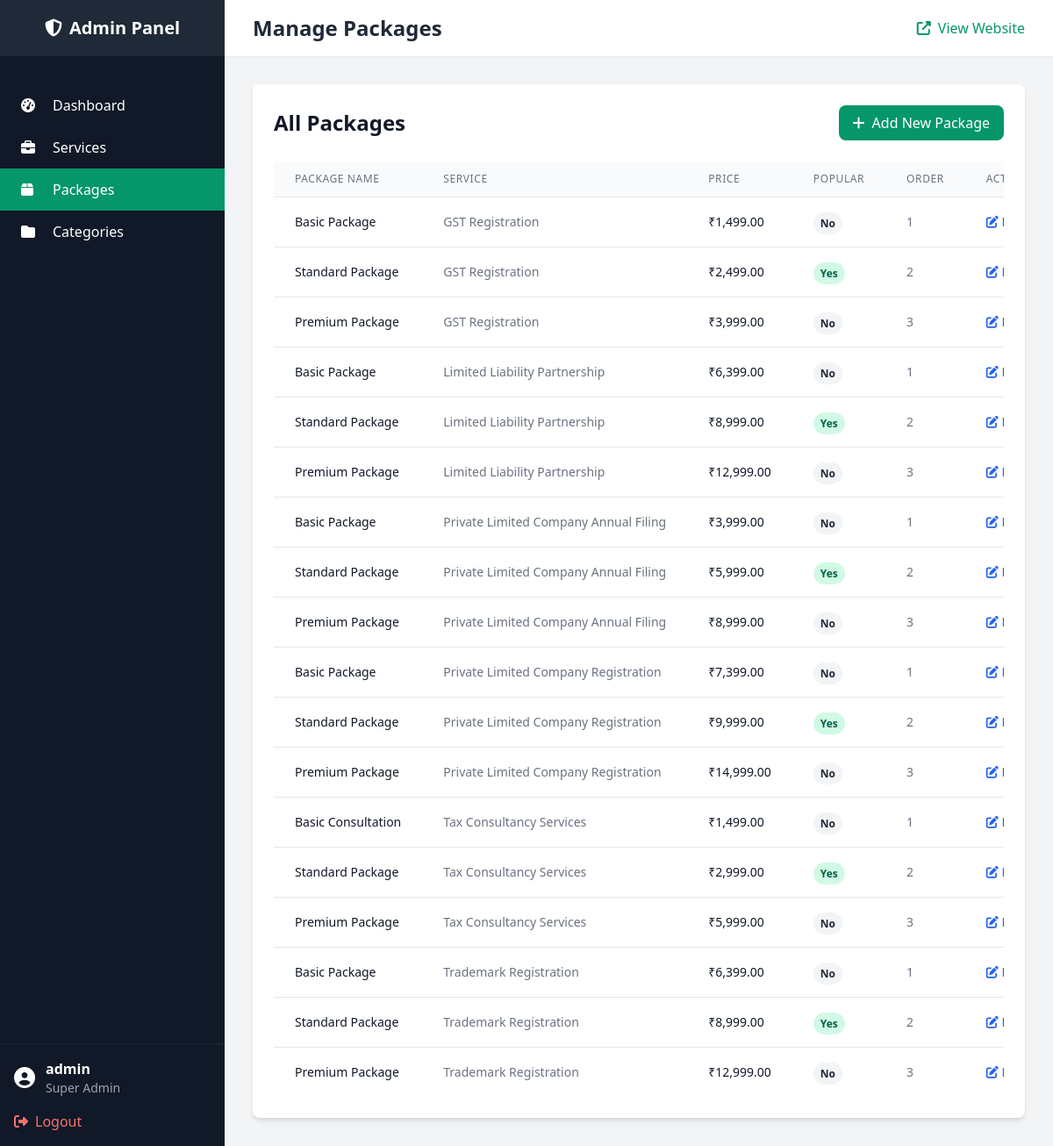
Page /statutory/admin/packages.php (signed in) on the committed database.
### tables this page shows
CREATE TABLE IF NOT EXISTS service_packages (
  id CHAR(36) PRIMARY KEY,
  service_id CHAR(36) NOT NULL,
  name VARCHAR(255) NOT NULL,
  price DECIMAL(10, 2) NOT NULL,
  description TEXT,
  is_popular BOOLEAN DEFAULT FALSE,
  display_order INT NOT NULL DEFAULT 0,
  created_at TIMESTAMP DEFAULT CURRENT_TIMESTAMP,
  FOREIGN KEY (service_id) REFERENCES services(id) ON DELETE CASCADE,
  INDEX idx_service_id (service_id),
  INDEX idx_display_order (display_order)
);

CREATE TABLE IF NOT EXISTS services (
  id CHAR(36) PRIMARY KEY,
  category_id CHAR(36) NOT NULL,
  name VARCHAR(255) NOT NULL,
  description TEXT,
  price DECIMAL(10, 2) NULL,
  price_text VARCHAR(255) NULL,
  is_featured BOOLEAN DEFAULT FALSE,
  display_order INT NOT NULL DEFAULT 0,
  created_at TIMESTAMP DEFAULT CURRENT_TIMESTAMP,
  FOREIGN KEY (category_id) REFERENCES service_categories(id) ON DELETE CASCADE,
  INDEX idx_category_id (category_id),
  INDEX idx_display_order (display_order)
);

### statutory/admin/packages.php (the view, shortened to what this page needs)
<?php
require_once __DIR__ . '/includes/header.php';
require_once __DIR__ . '/config/database.php';
$action = $_GET['action'] ?? 'list';
$packageId = $_GET['id'] ?? null;
$serviceId = $_GET['service_id'] ?? null;
$packages = [];
if ($action === 'list') {
    $conn = $adminDb->getConnection();
    try {
        $stmt = $conn->prepare("
            SELECT p.*, s.name as service_name
            FROM service_packages p
            LEFT JOIN services s ON p.service_id = s.id
            ORDER BY s.name, p.display_order
        ");
        $stmt->execute();
        $packages = $stmt->fetchAll();
    } catch(PDOException $e) {
        error_log("Error fetching packages: " . $e->getMessage());
    }
} elseif ($action === 'add' && $serviceId) {
    $package = ['service_id' => $serviceId];
}
?>
<?php if ($action === 'list'): ?>
    <div class="bg-white rounded-lg shadow-md p-6">
        <div class="flex justify-between items-center mb-6">
            <h3 class="text-2xl font-bold text-gray-900">All Packages</h3>
            <a href="?action=add" class="bg-emerald-600 text-white px-4 py-2 rounded-lg hover:bg-emerald-700 transition-colors">
                <i class="fas fa-plus mr-2"></i>Add New Package
            </a>
        </div>
        <div class="overflow-x-auto">
            <table class="min-w-full divide-y divide-gray-200">
                <thead class="bg-gray-50">
                    <tr>
                        <th class="px-6 py-3 text-left text-xs font-medium text-gray-500 uppercase tracking-wider">Package Name</th>
                        <th class="px-6 py-3 text-left text-xs font-medium text-gray-500 uppercase tracking-wider">Service</th>
                        <th class="px-6 py-3 text-left text-xs font-medium text-gray-500 uppercase tracking-wider">Price</th>
                        <th class="px-6 py-3 text-left text-xs font-medium text-gray-500 uppercase tracking-wider">Popular</th>
                        <th class="px-6 py-3 text-left text-xs font-medium text-gray-500 uppercase tracking-wider">Order</th>
                        <th class="px-6 py-3 text-left text-xs font-medium text-gray-500 uppercase tracking-wider">Actions</th>
                    </tr>
                </thead>
                <tbody class="bg-white divide-y divide-gray-200">
                    <?php foreach ($packages as $pkg): ?>
                        <tr>
                            <td class="px-6 py-4 whitespace-nowrap">
                                <div class="text-sm font-medium text-gray-900"><?php echo htmlspecialchars($pkg['name']); ?></div>
                            </td>
                            <td class="px-6 py-4 whitespace-nowrap">
                                <div class="text-sm text-gray-500"><?php echo htmlspecialchars($pkg['service_name'] ?? 'N/A'); ?></div>
                            </td>
                            <td class="px-6 py-4 whitespace-nowrap">
                                <div class="text-sm text-gray-900">₹<?php echo number_format($pkg['price'], 2); ?></div>
                            </td>
                            <td class="px-6 py-4 whitespace-nowrap">
                                <?php if ($pkg['is_popular']): ?>
                                    <span class="px-2 py-1 text-xs font-semibold rounded-full bg-emerald-100 text-emerald-800">Yes</span>
                                <?php else: ?>
                                    <span class="px-2 py-1 text-xs font-semibold rounded-full bg-gray-100 text-gray-800">No</span>
                                <?php endif; ?>
                            </td>
                            <td class="px-6 py-4 whitespace-nowrap text-sm text-gray-500">
                                <?php echo $pkg['display_order']; ?>
                            </td>
                            <td class="px-6 py-4 whitespace-nowrap text-sm font-medium">
                                <a href="?action=edit&id=<?php echo $pkg['id']; ?>" class="text-blue-600 hover:text-blue-900 mr-4">
                                    <i class="fas fa-edit"></i> Edit
                                </a>
                            </td>
                        </tr>
                    <?php endforeach; ?>
                </tbody>
            </table>
        </div>
    </div>
<?php endif; ?>
<?php require_once __DIR__ . '/includes/footer.php'; ?>

### rows in the picture
service_packages: name "Basic Package", service.name "GST Registration", price "1,499.00", is_popular "No", display_order "1"
service_packages: name "Standard Package", service.name "GST Registration", price "2,499.00", is_popular "Yes", display_order "2"
service_packages: name "Premium Package", service.name "GST Registration", price "3,999.00", is_popular "No", display_order "3"
service_packages: name "Basic Package", service.name "Limited Liability Partnership", price "6,399.00", is_popular "No", display_order "1"
service_packages: name "Standard Package", service.name "Limited Liability Partnership", price "8,999.00", is_popular "Yes", display_order "2"
service_packages: name "Premium Package", service.name "Limited Liability Partnership", price "12,999.00", is_popular "No", display_order "3"
service_packages: name "Basic Package", service.name "Private Limited Company Annual Filing", price "3,999.00", is_popular "No", display_order "1"
service_packages: name "Standard Package", service.name "Private Limited Company Annual Filing", price "5,999.00", is_popular "Yes", display_order "2"
service_packages: name "Premium Package", service.name "Private Limited Company Annual Filing", price "8,999.00", is_popular "No", display_order "3"
service_packages: name "Basic Package", service.name "Private Limited Company Registration", price "7,399.00", is_popular "No", display_order "1"
service_packages: name "Standard Package", service.name "Private Limited Company Registration", price "9,999.00", is_popular "Yes", display_order "2"
service_packages: name "Premium Package", service.name "Private Limited Company Registration", price "14,999.00", is_popular "No", display_order "3"
service_packages: name "Basic Consultation", service.name "Tax Consultancy Services", price "1,499.00", is_popular "No", display_order "1"
service_packages: name "Standard Package", service.name "Tax Consultancy Services", price "2,999.00", is_popular "Yes", display_order "2"
service_packages: name "Premium Package", service.name "Tax Consultancy Services", price "5,999.00", is_popular "No", display_order "3"
service_packages: name "Basic Package", service.name "Trademark Registration", price "6,399.00", is_popular "No", display_order "1"
service_packages: name "Standard Package", service.name "Trademark Registration", price "8,999.00", is_popular "Yes", display_order "2"
service_packages: name "Premium Package", service.name "Trademark Registration", price "12,999.00", is_popular "No", display_order "3"

### other values in the picture
$adminInfo['username'] "admin"
$pageTitle "Manage Packages"
